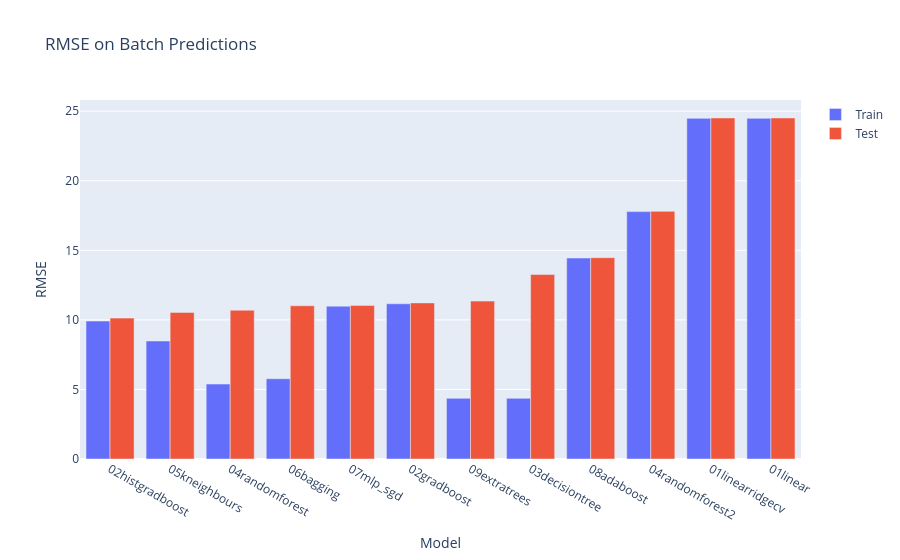
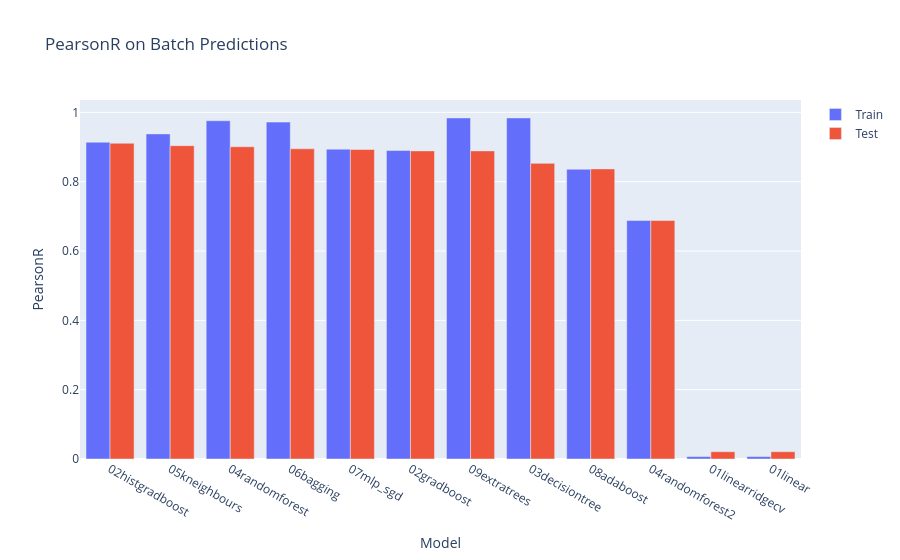

The code cell stored with these charts, in order, in its notebook:
### Code cell
"""
-Below are performance metrics for batch predictions on Train vs Test data, 80:20 split
"""

## RMSE on Batch Predictions
fig = go.Figure(data = [
    go.Bar(name = "Train", x = df["Model"], y = df["RMSE (train)"]),
    go.Bar(name = "Test", x = df["Model"], y = df["RMSE (test)"]),
    # go.Bar(name = "Sample", x = df["Model"], y = df["RMSE (sample)"]),
])
fig.update_layout(title = "RMSE on Batch Predictions")
fig.update_layout(yaxis_title = "RMSE")
fig.update_layout(xaxis_title = "Model")
fig.update_layout(barmode = "group")
fig.show()


## PearsonR on Batch Predictions
fig = go.Figure(data = [
    go.Bar(name = "Train", x = df["Model"], y = df["PearsonR (train)"]),
    go.Bar(name = "Test", x = df["Model"], y = df["PearsonR (test)"]),
    # go.Bar(name = "Sample", x = df["Model"], y = df["PearsonR (sample)"]),
])
fig.update_layout(title = "PearsonR on Batch Predictions")
fig.update_layout(yaxis_title = "PearsonR")
fig.update_layout(xaxis_title = "Model")
fig.update_layout(barmode = "group")
fig.show()

### Figure 1 — Plotly figure (JSON) as saved in the notebook; plotly's stock layout.template omitted (floating-point values rounded to 4 significant figures)
{"data": [{"name": "Train", "type": "bar", "x": ["02histgradboost", "05kneighbours", "04randomforest", "06bagging", "07mlp_sgd", "02gradboost", "09extratrees", "03decisiontree", "08adaboost", "04randomforest2", "01linearridgecv", "01linear"], "y": [9.919, 8.482, 5.387, 5.77, 10.98, 11.16, 4.362, 4.362, 14.45, 17.78, 24.49, 24.49]}, {"name": "Test", "type": "bar", "x": ["02histgradboost", "05kneighbours", "04randomforest", "06bagging", "07mlp_sgd", "02gradboost", "09extratrees", "03decisiontree", "08adaboost", "04randomforest2", "01linearridgecv", "01linear"], "y": [10.13, 10.54, 10.7, 11.01, 11.04, 11.22, 11.35, 13.26, 14.47, 17.8, 24.52, 24.52]}], "layout": {"barmode": "group", "title": {"text": "RMSE on Batch Predictions"}, "xaxis": {"title": {"text": "Model"}}, "yaxis": {"title": {"text": "RMSE"}}}}

### Figure 2 — Plotly figure (JSON) as saved in the notebook; plotly's stock layout.template omitted (floating-point values rounded to 4 significant figures)
{"data": [{"name": "Train", "type": "bar", "x": ["02histgradboost", "05kneighbours", "04randomforest", "06bagging", "07mlp_sgd", "02gradboost", "09extratrees", "03decisiontree", "08adaboost", "04randomforest2", "01linearridgecv", "01linear"], "y": [0.914, 0.938, 0.976, 0.972, 0.894, 0.89, 0.984, 0.984, 0.836, 0.688, 0.007, 0.007]}, {"name": "Test", "type": "bar", "x": ["02histgradboost", "05kneighbours", "04randomforest", "06bagging", "07mlp_sgd", "02gradboost", "09extratrees", "03decisiontree", "08adaboost", "04randomforest2", "01linearridgecv", "01linear"], "y": [0.911, 0.904, 0.901, 0.895, 0.893, 0.889, 0.889, 0.853, 0.837, 0.688, 0.021, 0.021]}], "layout": {"barmode": "group", "title": {"text": "PearsonR on Batch Predictions"}, "xaxis": {"title": {"text": "Model"}}, "yaxis": {"title": {"text": "PearsonR"}}}}
